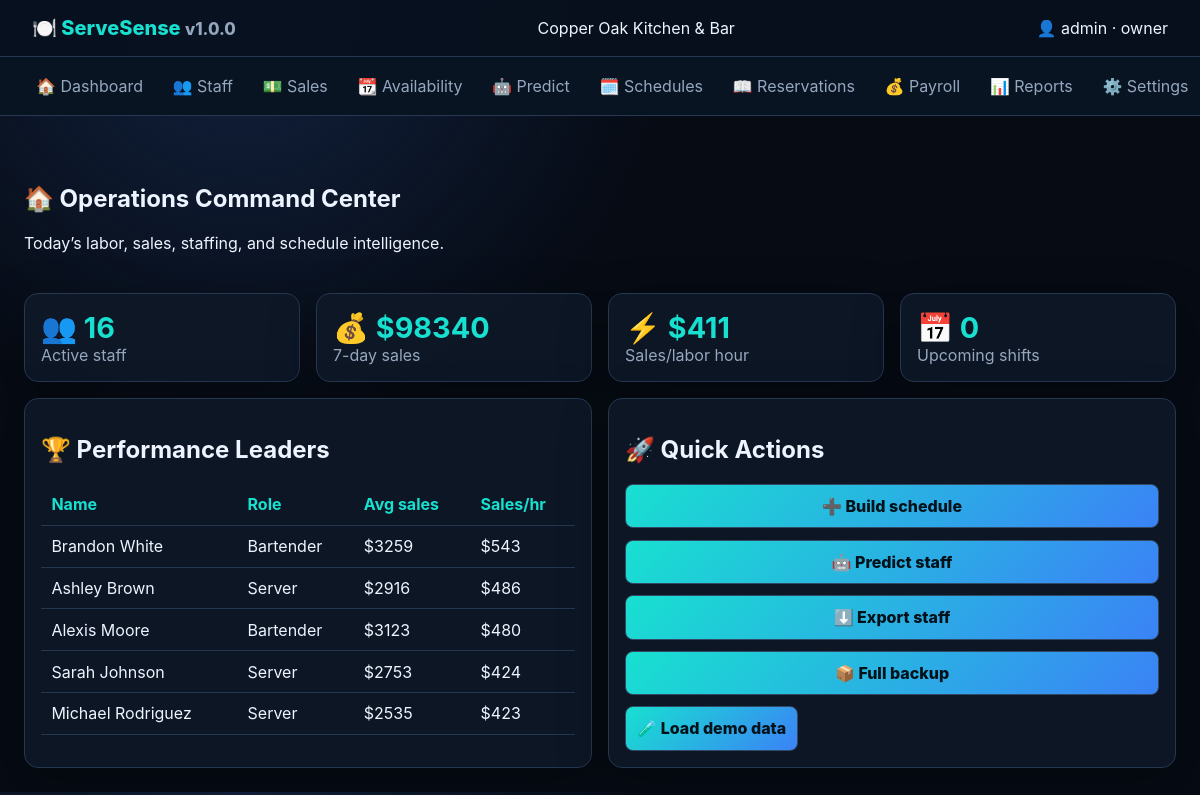
The page / (signed in) on the database its author committed.
### tables this page shows
CREATE TABLE settings(key TEXT PRIMARY KEY,value TEXT NOT NULL);

CREATE TABLE users(username TEXT PRIMARY KEY,password_hash TEXT NOT NULL,role TEXT NOT NULL DEFAULT 'admin',active INTEGER NOT NULL DEFAULT 1,created_at TEXT NOT NULL);

CREATE TABLE staff(id INTEGER PRIMARY KEY AUTOINCREMENT,name TEXT NOT NULL UNIQUE,department TEXT NOT NULL,role TEXT NOT NULL,email TEXT DEFAULT '',phone TEXT DEFAULT '',hire_date TEXT DEFAULT '',birthday TEXT DEFAULT '',pay_rate REAL NOT NULL DEFAULT 0,pay_type TEXT NOT NULL DEFAULT 'hourly',max_shifts_week INTEGER NOT NULL DEFAULT 5,active INTEGER NOT NULL DEFAULT 1,certifications TEXT DEFAULT '',notes TEXT DEFAULT '',created_at TEXT NOT NULL);

### app/web.py (the view)
    @app.get('/')
    @login_required
    def dashboard():
        with connect() as c:
            stats=dict(staff=c.execute("SELECT COUNT(*) FROM staff WHERE active=1").fetchone()[0],sales=c.execute("SELECT COALESCE(SUM(sales),0) FROM sales WHERE shift_date>=date('now','-7 day')").fetchone()[0],hours=c.execute("SELECT COALESCE(SUM(hours),0) FROM sales WHERE shift_date>=date('now','-7 day')").fetchone()[0],shifts=c.execute("SELECT COUNT(*) FROM shifts WHERE shift_date>=date('now')").fetchone()[0])
            stats['splh']=stats['sales']/stats['hours'] if stats['hours'] else 0
            recent=c.execute("SELECT * FROM shifts ORDER BY shift_date DESC,id DESC LIMIT 6").fetchall()
            leaders=c.execute("SELECT s.name,s.role,AVG(sa.sales) avg_sales,AVG(CASE WHEN sa.hours>0 THEN sa.sales/sa.hours END) sph FROM sales sa JOIN staff s ON s.id=sa.staff_id GROUP BY s.id ORDER BY sph DESC LIMIT 5").fetchall()
        return render_template('dashboard.html',stats=stats,recent=recent,leaders=leaders)

### app/web.py (called while the page is built)
def connect():
    c=sqlite3.connect(DB); c.row_factory=sqlite3.Row; c.execute("PRAGMA foreign_keys=ON"); return c

@login_manager.user_loader
def load_user(uid):
    with connect() as c: r=c.execute("SELECT username,role,active FROM users WHERE username=?",(uid,)).fetchone()
    return User(r["username"],r["role"]) if r and r["active"] else None

def setting(c,key,default=''):
    r=c.execute("SELECT value FROM settings WHERE key=?",(key,)).fetchone(); return r[0] if r else default

    @property
    def is_owner(self): return self.role == "owner"

### app/templates/dashboard.html
{% extends 'base.html' %}{% block content %}<section class="hero"><h1>🏠 Operations Command Center</h1><p>Today’s labor, sales, staffing, and schedule intelligence.</p></section><div class="stats"><article><b>👥 {{ stats.staff }}</b><span>Active staff</span></article><article><b>💰 ${{ '%.0f'|format(stats.sales) }}</b><span>7-day sales</span></article><article><b>⚡ ${{ '%.0f'|format(stats.splh) }}</b><span>Sales/labor hour</span></article><article><b>📅 {{ stats.shifts }}</b><span>Upcoming shifts</span></article></div>
<div class="grid2"><section class="panel"><h2>🏆 Performance Leaders</h2><table><tr><th>Name</th><th>Role</th><th>Avg sales</th><th>Sales/hr</th></tr>{% for r in leaders %}<tr><td>{{ r.name }}</td><td>{{ r.role }}</td><td>${{ '%.0f'|format(r.avg_sales or 0) }}</td><td>${{ '%.0f'|format(r.sph or 0) }}</td></tr>{% else %}<tr><td colspan="4">Load demo data or add sales.</td></tr>{% endfor %}</table></section><section class="panel"><h2>🚀 Quick Actions</h2><div class="actions"><a class="button" href="{{ url_for('schedule_new') }}">➕ Build schedule</a><a class="button" href="{{ url_for('predict') }}">🤖 Predict staff</a><a class="button" href="{{ url_for('csv_export',kind='staff') }}">⬇️ Export staff</a><a class="button" href="{{ url_for('all_export') }}">📦 Full backup</a>{% if current_user.is_owner %}<form method="post" action="{{ url_for('demo_seed') }}"><button>🧪 Load demo data</button></form>{% endif %}</div></section></div>{% endblock %}

### app/templates/base.html (shortened to what this page needs)
<!doctype html><html lang="en"><head><link rel="stylesheet" href="{{ url_for('static',filename='app.css') }}"></head>
<body><header><a class="brand" href="{{ url_for('dashboard') }}">🍽️ ServeSense <small>v{{ app_version }}</small></a><div>{{ restaurant_name }}</div><div>👤 {{ current_user.id }} · {{ current_user.role }}</div></header>
<nav>{% for label,endpoint in [('🏠 Dashboard','dashboard'),('👥 Staff','staff'),('💵 Sales','sales'),('📆 Availability','availability'),('🤖 Predict','predict'),('🗓️ Schedules','schedules'),('📖 Reservations','reservations'),('💰 Payroll','payroll'),('📊 Reports','reports'),('⚙️ Settings','settings')] %}<a href="{{ url_for(endpoint) }}">{{ label }}</a>{% endfor %}</nav>
<main>{% with messages=get_flashed_messages(with_categories=true) %}{% for category,message in messages %}<div class="flash {{ category }}">{{ message }}</div>{% endfor %}{% endwith %}{% block content %}{% endblock %}</main></body></html>

### app/static/app.css (style rules this page uses)
:root { --bg:#060b14;--panel:rgba(15,24,40,.92);--line:#263750;--text:#edf4ff;--muted:#95a7bf;--cyan:#18e0d0;--purple:#8b5cf6;--danger:#fb7185 }
* { box-sizing:border-box }
body { margin:0;background:radial-gradient(circle at 20% 0,#12223f 0,transparent 35%),var(--bg);color:var(--text);font-family:Inter,ui-sans-serif,system-ui,sans-serif }
header { display:flex;gap:2rem;justify-content:space-between;align-items:center;padding:1rem 2rem;background:#07101de8;border-bottom:1px solid var(--line);position:sticky;top:0;z-index:10 }
.brand { font-size:1.25rem;font-weight:800;color:var(--cyan);text-decoration:none }
.brand small { color:var(--muted) }
nav { display:flex;gap:.35rem;align-items:center;overflow:auto;padding:.65rem 1.5rem;background:#091423;border-bottom:1px solid var(--line) }
nav a,.linkbtn { white-space:nowrap;color:var(--muted);padding:.55rem .75rem;text-decoration:none;background:transparent;border:0 }
main { max-width:1500px;margin:auto;padding:1.5rem }
.hero { padding:1.5rem 0 }
.stats,.cards { display:grid;grid-template-columns:repeat(auto-fit,minmax(180px,1fr));gap:1rem }
.stats article,.panel,.person { background:var(--panel);border:1px solid var(--line);border-radius:14px;padding:1rem;box-shadow:0 16px 50px #0005 }
.stats b { display:block;font-size:1.8rem;color:var(--cyan) }
.stats span { color:var(--muted) }
.grid2 { display:grid;grid-template-columns:1fr 1fr;gap:1rem;margin-top:1rem }
.panel { overflow:auto }
input,select,textarea,button,.button { font:inherit;border-radius:8px;border:1px solid #334a67;padding:.7rem;background:#0b1728;color:var(--text) }
button,.button { background:linear-gradient(135deg,var(--cyan),#3b82f6);color:#02121a;font-weight:800;cursor:pointer;text-decoration:none;text-align:center }
table { width:100%;border-collapse:collapse }
th,td { text-align:left;padding:.65rem;border-bottom:1px solid var(--line) }
th { color:var(--cyan) }
.actions { display:grid;gap:.7rem }

### rows shown on the page
settings: value "Copper Oak Kitchen & Bar"
users: id "admin", role "owner"
staff: name "Brandon White", role "Bartender", avg_sales "3259", sph "543"
staff: name "Ashley Brown", role "Server", avg_sales "2916", sph "486"
staff: name "Alexis Moore", role "Bartender", avg_sales "3123", sph "480"
staff: name "Sarah Johnson", role "Server", avg_sales "2753", sph "424"
staff: name "Michael Rodriguez", role "Server", avg_sales "2535", sph "423"

### other values the page prints
{{ app_version }} "1.0.0"
{{ label }} "🏠 Dashboard" "👥 Staff" "💵 Sales" "📆 Availability" "🤖 Predict" "🗓️ Schedules" "📖 Reservations" "💰 Payroll" "📊 Reports" "⚙️ Settings"
{{ stats.staff }} "16"
{{ '%.0f'|format(stats.sales) }} "98340"
{{ '%.0f'|format(stats.splh) }} "411"
{{ stats.shifts }} "0"
